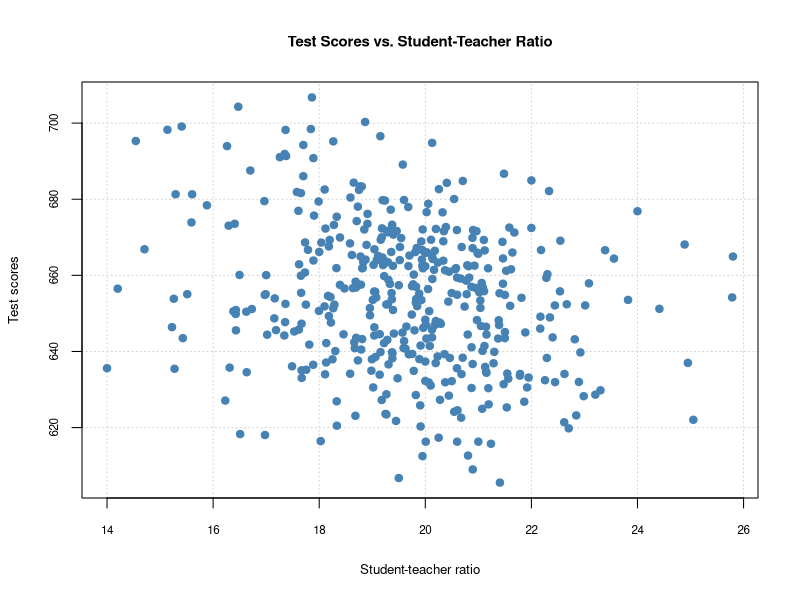
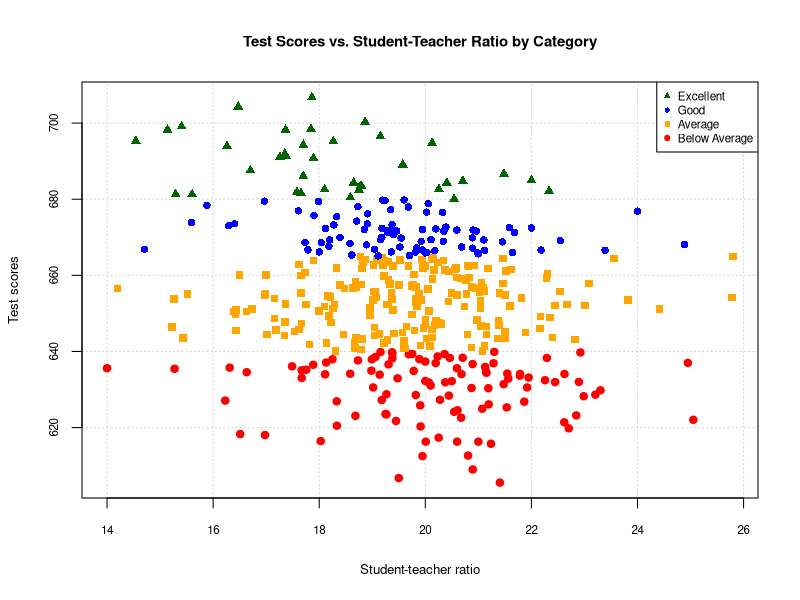
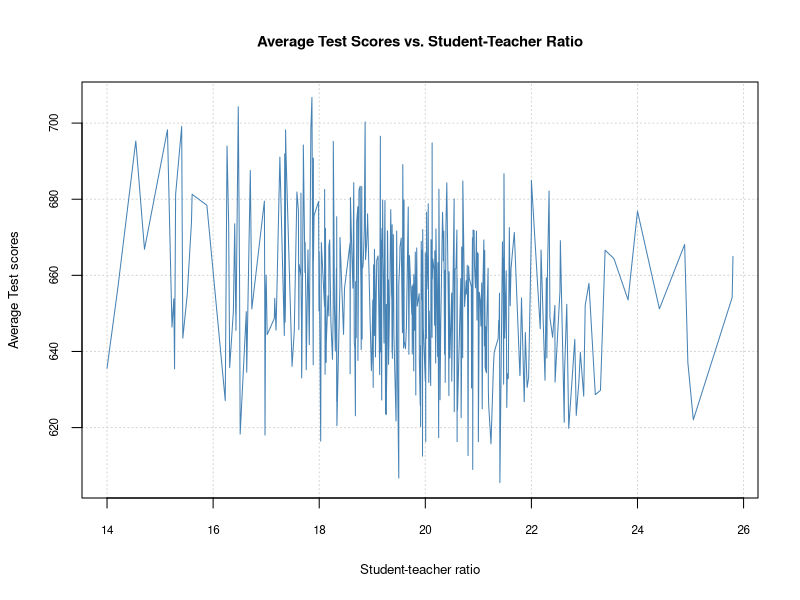
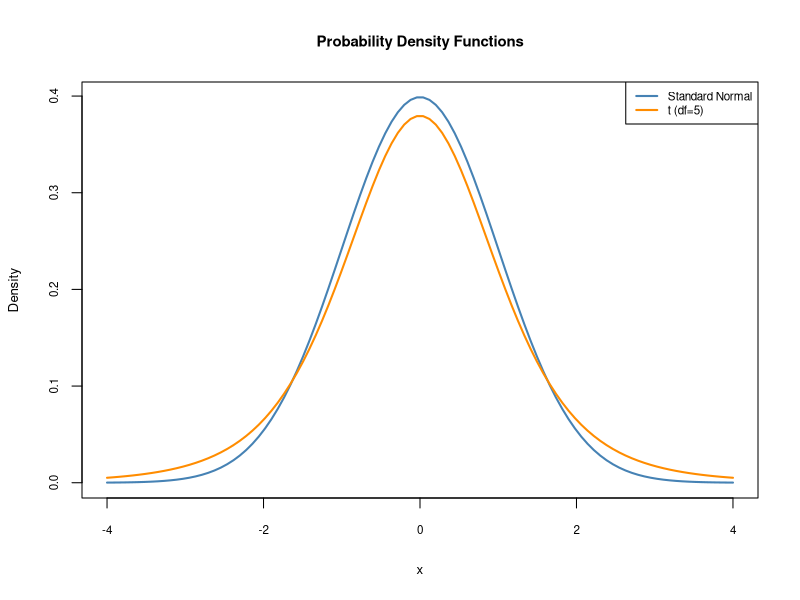
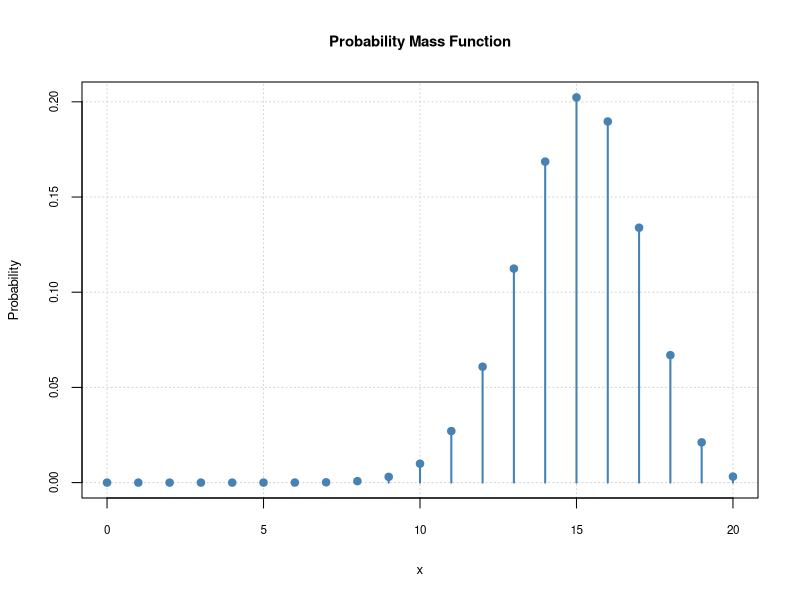
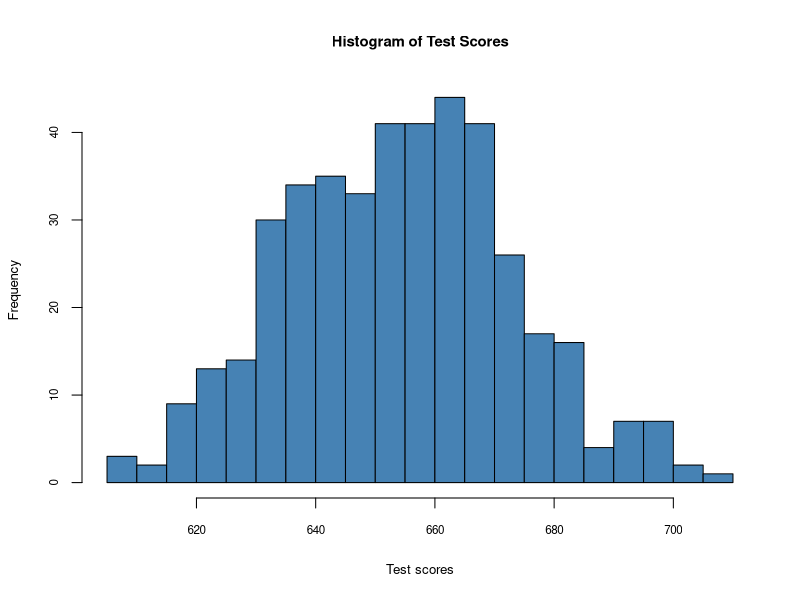
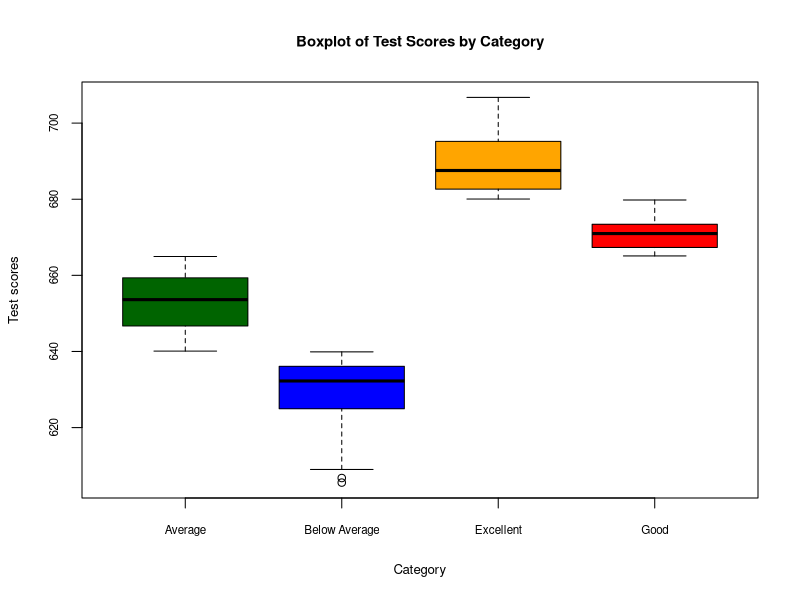
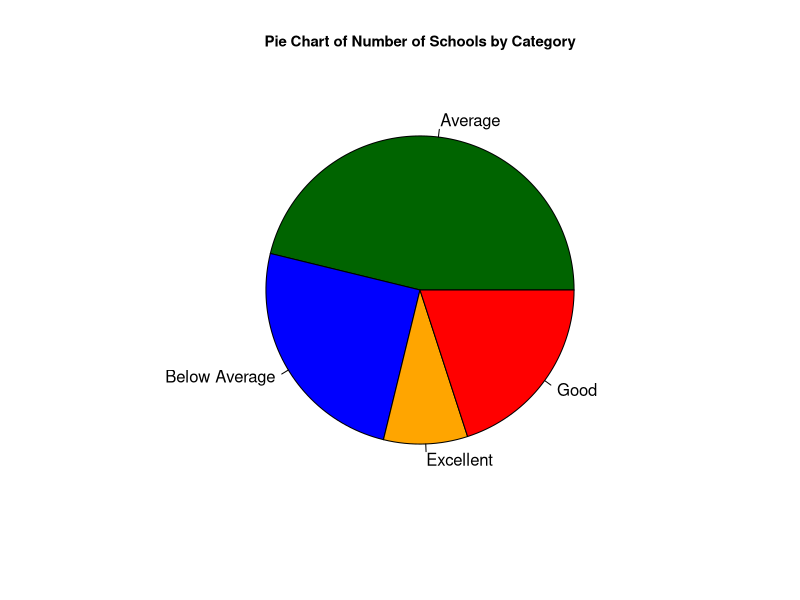

Write the R code that produced these figures, in order.
## ---- chunk 1
#| warning: false
#| message: false
# Load necessary libraries
library(tidyverse)
library(gridExtra)
## ---- chunk 2
# Load the caschool dataset
caschool <- read.table("data/caschool.csv", header = TRUE, sep = ",")
# Column names of the caschool dataset
colnames(caschool)
## ---- chunk 3
#| fig-cap: "Scatterplot of test scores vs. student-teacher ratio"
#| fig-width: 5
#| fig-height: 5
#| label: fig-chapter6-f1
# Scatterplot of test scores vs. student-teacher ratio
plot(caschool$str, caschool$testscr,
     type = "p", # scatterplot
     main = "Test Scores vs. Student-Teacher Ratio",
     xlab = "Student-teacher ratio",
     ylab = "Test scores",
     col = "steelblue",
     pch = 19, # solid circle
     cex.lab = 0.8, # axis label size
     cex.main = 0.9, # main title size
     cex.axis = 0.7, # axis tick label size
     panel.first = grid() # add grid lines
     )
## ---- chunk 4
# Add category column based on test scores
caschool$category <- NA  # Initialize a new column for category
for (i in 1:nrow(caschool)) {
  if (caschool$testscr[i] >= 680) {
    caschool$category[i] <- "Excellent"
  } else if (caschool$testscr[i] >= 665) {
    caschool$category[i] <- "Good"
  } else if (caschool$testscr[i] >= 640) {
    caschool$category[i] <- "Average"
  } else {
    caschool$category[i] <- "Below Average"
  }
}
## ---- chunk 5
#| fig-cap: "Scatterplot of test scores vs. student-teacher ratio by category"
#| fig-width: 5
#| fig-height: 5
#| label: fig-chapter6-f2
# Define colors and plotting symbols for each category
colors <- c("Excellent" = "darkgreen", "Good" = "blue", "Average" = "orange", "Below Average" = "red")
symbols <- c("Excellent" = 17, "Good" = 16, "Average" = 15, "Below Average" = 19)
# Scatterplot of test scores vs. income with categories
plot(caschool$str, caschool$testscr,
     type = "p", # scatterplot
     main = "Test Scores vs. Student-Teacher Ratio by Category",
     xlab = "Student-teacher ratio",
     ylab = "Test scores",
     col = colors[caschool$category],
     pch = symbols[caschool$category],
     cex.lab = 0.8, # axis label size
     cex.main = 0.9, # main title size
     cex.axis = 0.7, # axis tick label size
     panel.first = grid() # add grid lines
     )
# Add legend
legend("topright", legend = names(colors), col = colors, pch = symbols, cex = 0.7)
## ---- chunk 6
#| fig-cap: "Line plot of average test scores vs. student-teacher ratio"
#| fig-width: 6
#| fig-height: 5
#| label: fig-chapter6-f3
# Line plot of average test scores vs. student-teacher ratio
data = caschool[order(caschool$str), ]
plot(data$str, data$testscr,
     type = "l", # line plot
     main = "Average Test Scores vs. Student-Teacher Ratio",
     xlab = "Student-teacher ratio",
     ylab = "Average Test scores",
     col = "steelblue",
     lwd = 1, # line width
     cex.lab = 0.8, # axis label size
     cex.main = 0.9, # main title size
     cex.axis = 0.7, # axis tick label size
     panel.first = grid() # add grid lines
     )
## ---- chunk 7
#| fig-cap: "Probability density functions of the standard normal and t-distributions"
#| fig-width: 5
#| fig-height: 5
#| label: fig-chapter6-f4
# Probability density functions of the standard normal and t-distributions
x <- seq(-4, 4, length = 100)
y_normal <- dnorm(x, mean = 0, sd = 1)
y_t <- dt(x, df = 5)
plot(x, y_normal,
     type = "l", # line plot
     main = "Probability Density Functions",
     xlab = "x",
     ylab = "Density",
     col = "steelblue",
     lwd = 2, # line width
     cex.lab = 0.8, # axis label size
     cex.main = 0.9, # main title size
     cex.axis = 0.7 # axis tick label size
     )
lines(x, y_t, col = "darkorange", lwd = 2)
legend("topright", legend = c("Standard Normal", "t (df=5)"), 
col = c("steelblue", "darkorange"), lwd = 2, cex = 0.7)
## ---- chunk 8
#| fig-cap: "Probability mass functions of the binomial distribution"
#| fig-width: 6
#| fig-height: 4
#| label: fig-chapter6-f5
# Probability mass functions of the binomial distribution
x_binom <- 0:20
y_binom <- dbinom(x_binom, size = 20, prob = 0.75)
plot(x_binom, y_binom,
     type = "h", # histogram-like vertical lines
     main = "Probability Mass Function",
     xlab = "x",
     ylab = "Probability",
     col = "steelblue",
     lwd = 2, # line width
     cex.lab = 0.8, # axis label size
     cex.main = 0.9, # main title size
     cex.axis = 0.7, # axis tick label size
     panel.first = grid()
     )
# Add points to the binomial distribution
points(x_binom, y_binom, col = "steelblue", pch = 19)
## ---- chunk 9
#| fig-cap: "Histogram of test scores"
#| fig-width: 5
#| fig-height: 5
#| label: fig-chapter6-f6
# Histogram of test scores
hist(caschool$testscr,
     breaks = 15, # number of bins
     freq = TRUE, # plot frequencies
     col = "steelblue", # fill color
     border = "black", # border color
     main = "Histogram of Test Scores",
     xlab = "Test scores",
     ylab = "Frequency",
     cex.lab = 0.8, # axis label size
     cex.main = 0.9, # main title size
     cex.axis = 0.7 # axis tick label size
     )
## ---- chunk 10
#| fig-cap: "Boxplot of test scores by category"
#| fig-width: 5
#| fig-height: 5
#| label: fig-chapter6-f7
# Boxplot of test scores by category
boxplot(testscr ~ category, data = caschool,
        main = "Boxplot of Test Scores by Category",
        xlab = "Category",
        ylab = "Test scores",
        col = c("darkgreen", "blue", "orange", "red"),
        cex.lab = 0.8, # axis label size
        cex.main = 0.9, # main title size
        cex.axis = 0.7 # axis tick label size
        )
## ---- chunk 11
#| fig-cap: "Pie chart of number of schools by category"
#| fig-width: 5
#| fig-height: 5
#| label: fig-chapter6-f8
# Pie chart of number of schools by category
category_counts <- table(caschool$category)
pie(category_counts,
    labels = names(category_counts),
    col = c("darkgreen", "blue", "orange", "red"),
    main = "Pie Chart of Number of Schools by Category",
    cex.main = 0.9 # main title size
    )
## ---- chunk 12
#| fig-cap: "Normal Q-Q plot of test scores"
#| fig-width: 5
#| fig-height: 5
#| label: fig-chapter6-f9
# Normal Q-Q plot of test scores
qqnorm(caschool$testscr,
        main = "Normal Q-Q Plot of Test Scores",
        col = "steelblue",
        pch = 1, # hollow circle
        cex.lab = 0.8, # axis label size
        cex.main = 0.9, # main title size
        cex.axis = 0.7 # axis tick label size
        )
qqline(caschool$testscr, col = "red", lwd = 2)
## ---- chunk 13
#| fig-cap: "Density plot of test scores"
#| fig-width: 5
#| fig-height: 5
#| label: fig-chapter6-f10
#| warning: false
#| message: false
# Density plot of test scores
density_testscr <- density(caschool$testscr)
plot(density_testscr,
     main = "Density Plot of Test Scores",
     xlab = "Test scores",
     ylab = "Density",
     col = "steelblue",
     lwd = 2, # line width
     cex.lab = 0.8, # axis label size
     cex.main = 0.9, # main title size
     cex.axis = 0.7 # axis tick label size
     )
# Fill the area under the density curve
polygon(density_testscr, col = "lightblue", border = "black") 
## ---- chunk 14
#| fig-cap: "Density plot and histogram of test scores"
#| fig-width: 6
#| fig-height: 5
#| label: fig-chapter6-f11
# Density plot and histogram of test scores
hist(caschool$testscr,
     breaks = 15, # number of bins
     freq = FALSE, # plot densities
     col = "lightgray", # fill color
     border = "black", # border color
     main = "Density Plot and Histogram of Test Scores",
     xlab = "Test scores",
     ylab = "Density",
     cex.lab = 0.8, # axis label size
     cex.main = 0.9, # main title size
     cex.axis = 0.7 # axis tick label size
     )
lines(density(caschool$testscr), col = "steelblue", lwd = 2)
## ---- chunk 15
#| fig-cap: "Multiple plots in one figure"
#| fig-width: 8
#| fig-height: 8
#| label: fig-chapter6-f12
# Multiple plots in one figure
par(mfrow = c(2, 2)) # 2 rows and 2 columns
# Scatterplot
plot(caschool$str, caschool$testscr,
     main = "Scatterplot of Test Scores vs. Student-Teacher Ratio",
     xlab = "Student-teacher ratio",
     ylab = "Test scores",
     col = "steelblue",
     pch = 19
     )
# Histogram
hist(caschool$testscr,
        breaks = 15,
        freq = TRUE,
        col = "steelblue",
        border = "black",
        main = "Histogram of Test Scores",
        xlab = "Test scores",
        ylab = "Frequency"
        )
# Boxplot
boxplot(testscr ~ category, data = caschool,
        main = "Boxplot of Test Scores by Category",
        xlab = "Category",
        ylab = "Test scores",
        col = c("darkgreen", "blue", "orange", "red")
        )
# Density plot
density_testscr <- density(caschool$testscr)
plot(density_testscr,
     main = "Density Plot of Test Scores",
     xlab = "Test scores",
     ylab = "Density",
     col = "steelblue",
     lwd = 2
     )
polygon(density_testscr, col = "lightblue", border = "black")
# Reset par to default
par(mfrow = c(1, 1))
## ---- chunk 16
#| fig-cap: "Creating a ggplot object"
#| fig-width: 5
#| fig-height: 4
#| label: fig-chapter6-f13
#| warning: false
#| message: false
# Create a ggplot object
ggplot(data = caschool, aes(x = str, y = testscr))
## ---- chunk 17
#| fig-cap: "Scatterplot of test scores vs. student-teacher ratio"
#| fig-width: 5 
#| fig-height: 4
#| label: fig-chapter6-f14
# Scatterplot of test scores vs. student-teacher ratio
ggplot(data = caschool, aes(x = str, y = testscr)) +
  geom_point(color = "steelblue", size = 2) +
  labs(title = "Test Scores vs. Student-Teacher Ratio",
       x = "Student-teacher ratio",
       y = "Test scores")
## ---- chunk 18
#| fig-cap: "Scatterplot of test scores vs. student-teacher ratio by category"
#| fig-width: 6
#| fig-height: 4
#| label: fig-chapter6-f15
# Scatterplot of test scores vs. student-teacher ratio by category
ggplot(data = caschool, aes(x = str, y = testscr, color = category)) +
  geom_point(size = 2) +
  labs(title = "Test Scores vs. Student-Teacher Ratio by Category",
       x = "Student-teacher ratio",
       y = "Test scores") 
## ---- chunk 19
#| fig-cap: "Customized scatterplot of test scores vs. student-teacher ratio by category"
#| fig-width: 6
#| fig-height: 4
#| label: fig-chapter6-f16
# Customized scatterplot of test scores vs. student-teacher ratio by category 
# Convert category to factor with specified levels
caschool$category <- factor(caschool$category, 
                            levels = c("Excellent", "Good", "Average", "Below Average"))

# Define custom colors
values <- c("Excellent" = "darkgreen", "Good" = "blue", 
            "Average" = "orange", "Below Average" = "red")

# Define custom labels
labels <- c("Excellent", "Good", "Average", "Below Average")

# Scatterplot 
ggplot(data = caschool, aes(x = str, y = testscr, color = category)) +
  geom_point(size = 2) +
  scale_color_manual(values = values,
                     name = "School Category",
                     labels = labels) +
  labs(title = "Test Scores vs. Student-Teacher Ratio by Category",
       x = "Student-teacher ratio",
       y = "Test scores")
## ---- chunk 20
#| fig-cap: "Jittered scatterplot of `testscr` vs. `str_dummy`"
#| fig-width: 5
#| fig-height: 4
#| label: fig-chapter6-f17
#| warning: false
#| message: false
# Jittered scatterplot of test scores vs. str_dummy
caschool$str_dummy <- ifelse(caschool$str > 20, "Above 20", "20 or Below")
ggplot(data = caschool, aes(x = str_dummy, y = testscr, color = category)) +
  geom_jitter(width = 0.1, height = 0, size = 2, shape = 16) +
  labs(x = "Student-teacher ratio",
       y = "Test scores")
## ---- chunk 21
#| fig-cap: "Line plot of average test scores vs. student-teacher ratio"
#| fig-width: 6
#| fig-height: 4
#| label: fig-chapter6-f18
# Line plot of average test scores vs. student-teacher ratio
data = caschool[order(caschool$str), ]
ggplot(data = data, aes(x = str, y = testscr)) +
  geom_line(color = "steelblue", linewidth = 1) +
  labs(title = "Average Test Scores vs. Student-Teacher Ratio",
       x = "Student-teacher ratio",
       y = "Average Test scores")
## ---- chunk 22
#| fig-cap: "Probability density functions of the standard normal and t-distributions"
#| fig-width: 6
#| fig-height: 4
#| label: fig-chapter6-f19
# Probability density functions of the standard normal and t-distributions
x <- seq(-4, 4, length = 100)
y_normal <- dnorm(x, mean = 0, sd = 1)
y_t <- dt(x, df = 5)
df <- data.frame(x = x, y_normal = y_normal, y_t = y_t)
ggplot(data = df, aes(x = x)) +
  geom_line(aes(y = y_normal, color = "Standard Normal"), linewidth = 1) +
  geom_line(aes(y = y_t, color = "t (df=5)"), linewidth = 1) +
  scale_color_manual(
     name = "Distribution",
     values = c("Standard Normal" = "steelblue", "t (df=5)" = "darkorange")) +
  labs(x = "x", y = "Density")
## ---- chunk 23
#| fig-cap: "Probability mass functions of the binomial distribution"
#| fig-width: 6
#| fig-height: 4
#| label: fig-chapter6-f20
# Probability mass functions of the binomial distribution
# Data
x_binom <- 0:20
y_binom <- dbinom(x_binom, size = 20, prob = 0.75)
df_binom <- data.frame(x = x_binom, Probability = y_binom)

# Plot
ggplot(data = df_binom, aes(x = x, y = Probability)) +
  geom_segment(aes(xend = x, y = 0, yend = Probability), color = "steelblue", linewidth = 1.2) +
  geom_point(color = "steelblue", size = 3) +
  labs(
    title = "Probability Mass Function",
    x = "x",
    y = "Probability"
  )
## ---- chunk 24
#| fig-cap: "Scatterplot of test scores vs. student-teacher ratio with smoothed line"
#| fig-width: 6
#| fig-height: 4
#| label: fig-chapter6-f21
#| warning: false
#| message: false
# Scatterplot of test scores vs. student-teacher ratio with smoothed line
ggplot(data = caschool, aes(x = str, y = testscr)) +
  geom_point(color = "steelblue", size = 2) +
  geom_smooth(method = "loess", color = "darkorange", se = TRUE) +
  labs(x = "Student-teacher ratio",
       y = "Test scores")
## ---- chunk 25
#| fig-cap: "Histogram of test scores"
#| fig-width: 4
#| fig-height: 3
#| label: fig-chapter6-f22
#| warning: false
#| message: false
# Histogram of test scores
ggplot(data = caschool, aes(x = testscr)) +
  geom_histogram(binwidth = 5, fill = "steelblue", color = "white") +
  labs(x = "Test scores",
       y = "Count")
## ---- chunk 26
#| fig-cap: "Bar chart of students by category"
#| fig-width: 5
#| fig-height: 4
#| label: fig-chapter6-f24
# Bar chart of students by category
ggplot(data = caschool, aes(x = category)) +
  geom_bar(fill = "steelblue", color = "white") +
  labs(x = "Category",
       y = "Count")
## ---- chunk 27
#| fig-cap: "Pie chart of number of schools by category"
#| fig-width: 5
#| fig-height: 5
#| label: fig-chapter6-f25
# Pie chart of number of schools by category
ggplot(data = caschool, aes(x = "", fill = category)) +
     geom_bar(width = 1) +
     coord_polar(theta = "y") +
     scale_fill_manual(values = c("red", "darkgreen", "orange", "steelblue"),
                       name = "Category") +
     labs(title = "Number of Schools by Category") +
     theme_void()
## ---- chunk 28
#| fig-cap: "Boxplot of test scores by category"
#| fig-width: 5
#| fig-height: 4
#| label: fig-chapter6-f26
#| warning: false
#| message: false
# Boxplot of test scores by category
ggplot(data = caschool, aes(x = category, y = testscr, fill = category)) +
  geom_boxplot() +
  scale_fill_manual(values = c("darkgreen", "blue", "orange", "magenta")) +
  labs(title = "Boxplot of Test Scores by Category",
       x = "Category",
       y = "Test scores") +
  theme(legend.position = "none")
## ---- chunk 29
#| fig-cap: "Boxplot of test scores by category with constant fill color"
#| fig-width: 5
#| fig-height: 4
#| label: fig-chapter6-f27
#| warning: false
#| message: false
# Boxplot of test scores by category with constant fill color
ggplot(data = caschool, aes(x = category, y = testscr)) +
  geom_boxplot(fill = "steelblue") +
  labs(title = "Boxplot of Test Scores by Category",
       x = "Category",
       y = "Test scores")
## ---- chunk 30
#| fig-cap: "Normal Q-Q plot of test scores"
#| fig-width: 4
#| fig-height: 4
#| label: fig-chapter6-f28
# Normal Q-Q plot of test scores
ggplot(data = caschool, aes(sample = testscr)) +
  geom_qq(color = "steelblue", size = 2, shape = 19) +
  geom_qq_line(color = "red", linewidth = 1) +
  labs(title = "Normal Q-Q Plot of Test Scores",
       x = "Theoretical Quantiles",
       y = "Sample Quantiles")
## ---- chunk 31
#| fig-cap: "Density plot of test scores"
#| fig-width: 4
#| fig-height: 4
#| label: fig-chapter6-f29
# Density plot of test scores
ggplot(data = caschool, aes(x = testscr)) +
     geom_density(fill = "lightblue", color = "black", linewidth = 1) +
     labs(title = "Density Plot of Test Scores",
           x = "Test scores",
           y = "Density")
## ---- chunk 32
#| fig-cap: "Density plot and histogram of test scores"
#| fig-width: 6
#| fig-height: 4
#| label: fig-chapter6-f30
# Density plot and histogram of test scores
ggplot(data = caschool, aes(x = testscr)) +
     geom_histogram(aes(y = after_stat(density)), binwidth = 5,
                    fill = "lightgray", color = "black") +
     geom_density(color = "steelblue", linewidth = 1) +
     labs(title = "Density Plot and Histogram of Test Scores",
          x = "Test scores",
          y = "Density")
## ---- chunk 33
#| fig-cap: "Multiple plots in one figure"
#| fig-width: 8
#| fig-height: 8
#| label: fig-chapter6-f31
# Multiple plots in one figure
# Scatterplot
p1 <- ggplot(data = caschool, aes(x = str, y = testscr)) +
        geom_point(color = "steelblue", size = 2) +
        labs(title = "Scatterplot of Test Scores vs. Student-Teacher Ratio",
             x = "Student-teacher ratio",
             y = "Test scores")
# Histogram
p2 <- ggplot(data = caschool, aes(x = testscr)) +
        geom_histogram(binwidth = 5, fill = "steelblue", color = "white") +
        labs(title = "Histogram of Test Scores",
             x = "Test scores",
             y = "Count")
# Boxplot
p3 <- ggplot(data = caschool, aes(x = category, y = testscr
)) +
        geom_boxplot(fill = c("darkgreen", "blue", "orange", "red")) +
        labs(title = "Boxplot of Test Scores by Category",
             x = "Category",
             y = "Test scores")
# Density plot
p4 <- ggplot(data = caschool, aes(x = testscr)) +
        geom_density(fill = "lightblue", color = "black", linewidth = 1) +
        labs(title = "Density Plot of Test Scores",
             x = "Test scores",
             y = "Density")
# Arrange plots in a 2x2 grid
grid.arrange(p1, p2, p3, p4, nrow = 2, ncol = 2)
## ---- chunk 34
#| fig-cap: "Scatterplot of test scores vs. student-teacher ratio with minimal theme"
#| fig-width: 5
#| fig-height: 4
#| label: fig-chapter6-f32
# Scatterplot of test scores vs. student-teacher ratio with minimal theme
ggplot(data = caschool, aes(x = str, y = testscr)) +
  geom_point(color = "steelblue", size = 2) +
  labs(title = "Test Scores vs. Student-Teacher Ratio",
       x = "Student-teacher ratio",
       y = "Test scores") +
  theme_classic()
